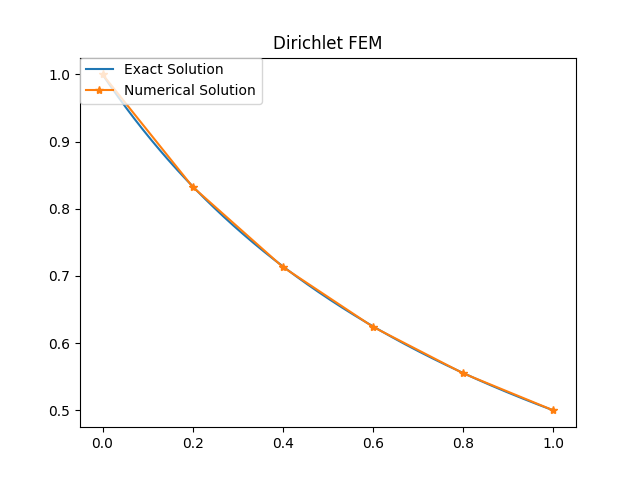

The script that drew this image:
#Esercizi 6.24,6.25,6.26,7.2,7.4
include("ODEBasic.jl");
using PyPlot
q(x)=0*x+1;
f(x)=(1+pi^2)*sin(pi*x);
D=[0,1];
N=4;
y, x = FEM1H(q,f,D,N);
xx=D[1]:0.001:D[2];
figure()
title("Homogeneus FEM");
plot(xx,sin(pi*xx),label="Exact Solution");
plot(x,y,"*-",label="Numerical Solution");
legend(loc=2,borderaxespad=0)

q(x)=1/((1+x)^2);
f(x)=-1/((1+x)^3);
D=[0.0,1.0];
I=[1.0,0.5];
N=4;
figure()
y, x=FEM1(q,f,D,I,N);
xx=D[1]:0.001:D[2];
U =  [];
for p in xx
	U=push!(U,(1.0/(1.0+p)));
end
plot(xx,U,label="Exact Solution");
plot(x,y,"*-",label="Numerical Solution");
legend(loc=2,borderaxespad=0)
title("Dirichlet FEM");
show();
